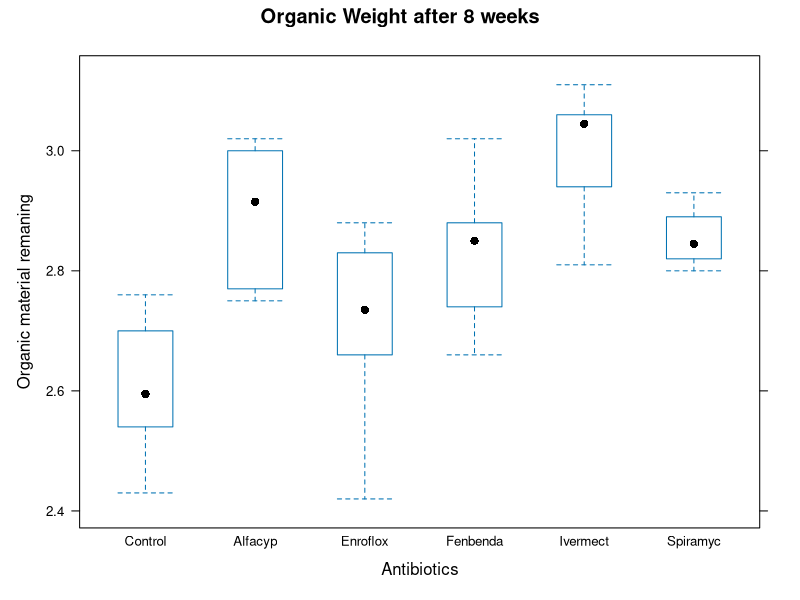
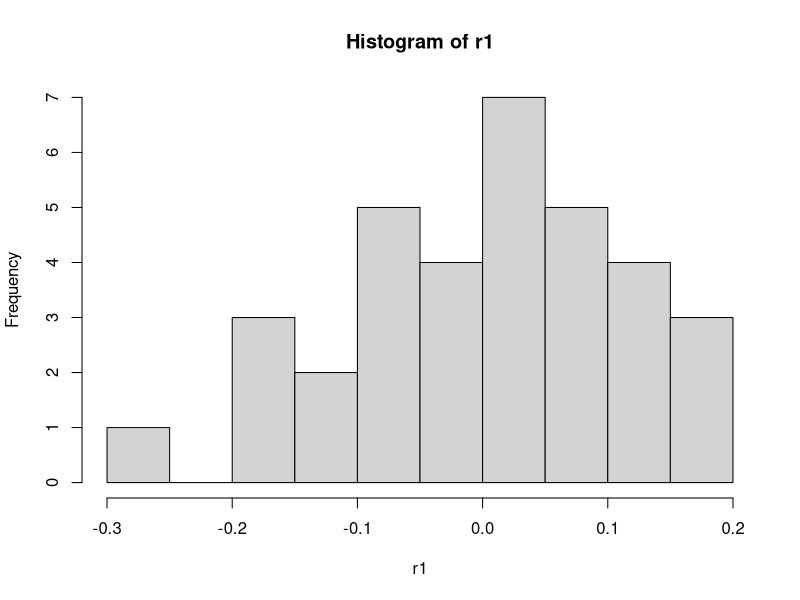
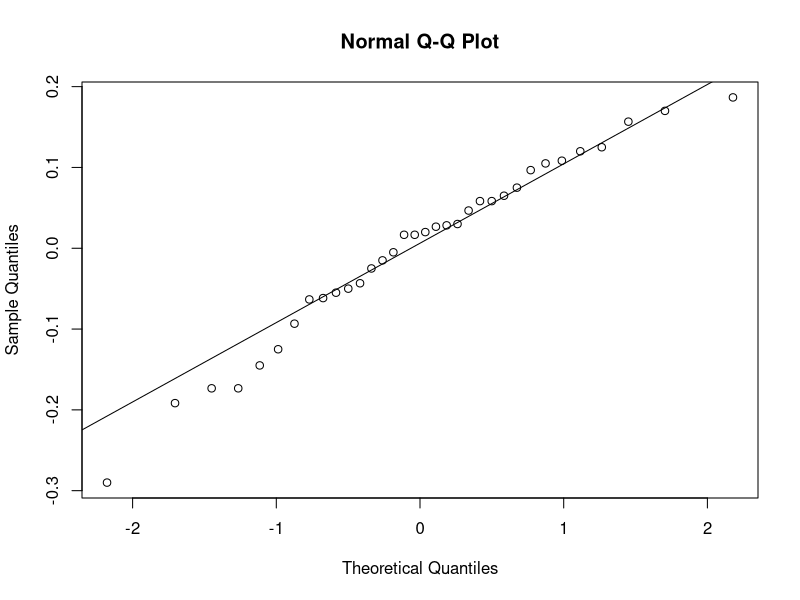

Generate these figures, in order, with R:
## ---- chunk 1
#| echo: false
#| message: false
#| warning: false
library(knitr)
## ---- chunk 2
#| fig-align: center
#| label: fig-heifers-bp
#| echo: false
#| fig-height: 5
#| fig-cap: Boxplot for heifers data
#| 
library(lattice)
heifers <- read.csv("data/antibio.csv")
u_levels <- sort(unique(heifers$type))
heifers$type <- factor(heifers$type, levels=u_levels[c(2, 1, 3, 4, 5, 6)])
bwplot(org ~ as.factor(type), data=heifers, 
       xlab="Antibiotics", ylab="Organic material remaning",
       main="Organic Weight after 8 weeks")
## ---- chunk 3
#| echo: FALSE

heifers_summary <- aggregate(org ~ type, heifers, 
                             function(x) c(mean = mean(x), sd = sd(x),  
                                           count=as.integer(length(x))))
data.frame(type=heifers_summary[, 1],
      round(heifers_summary[, -1], 3))
## ---- chunk 4
#R 
heifers <- read.csv("data/antibio.csv")
u_levels <- sort(unique(heifers$type))
heifers$type <- factor(heifers$type, 
                       levels=u_levels[c(2, 1, 3, 4, 5, 6)])
heifers_lm <- lm(org ~ type, data=heifers)
anova(heifers_lm)
## ---- chunk 5
# R
summary(heifers_lm)
## ---- chunk 6
#| layout-ncol: 2
#| fig-cap: 
#|   - "R: Histogram for heifers"
#|   - "R: QQ-plot for heifers"
#| label: fig-r-heifers-normality
# R
r1 <- residuals(heifers_lm)
hist(r1)
qqnorm(r1); qqline(r1)

## ---- chunk 7
# R 
summary_out <- anova(heifers_lm)
est_coef <- coef(heifers_lm)
est1  <- unname(est_coef[3]) # coefficient for Enrofloxacin
MSW <- summary_out$`Mean Sq`[2]
df <- summary_out$Df[2]
q1 <- qt(0.025, df, 0, lower.tail = FALSE)

lower_ci <- est1 - q1*sqrt(MSW * (1/6 + 1/6))
upper_ci <- est1 + q1*sqrt(MSW * (1/6 + 1/6))
cat("The 95% CI for the diff. between Enrofloxacin and Control is (",
    format(lower_ci, digits = 3), ",", 
    format(upper_ci, digits = 3), ").", sep="")
## ---- chunk 8
c1 <- c(-1, 0.5, 0.5)
n_vals <- c(6, 6, 6)
L <- sum(c1*est_coef[3:5])

#MSW <- summary_out[[1]]$`Mean Sq`[2]
#df <- summary_out[[1]]$Df[2]
se1 <- sqrt(MSW * sum( c1^2 / n_vals ) )

q1 <- qt(0.025, df, 0, lower.tail = FALSE)

lower_ci <- L - q1*se1
upper_ci <- L + q1*se1
cat("The 95% CI for the diff. between the two groups is (",
    format(lower_ci, digits = 2), ",", 
    format(upper_ci, digits = 2), ").", sep="")
## ---- chunk 9
TukeyHSD(aov(heifers_lm), ordered = TRUE)
## ---- chunk 10
kruskal.test(heifers$org, heifers$type)
